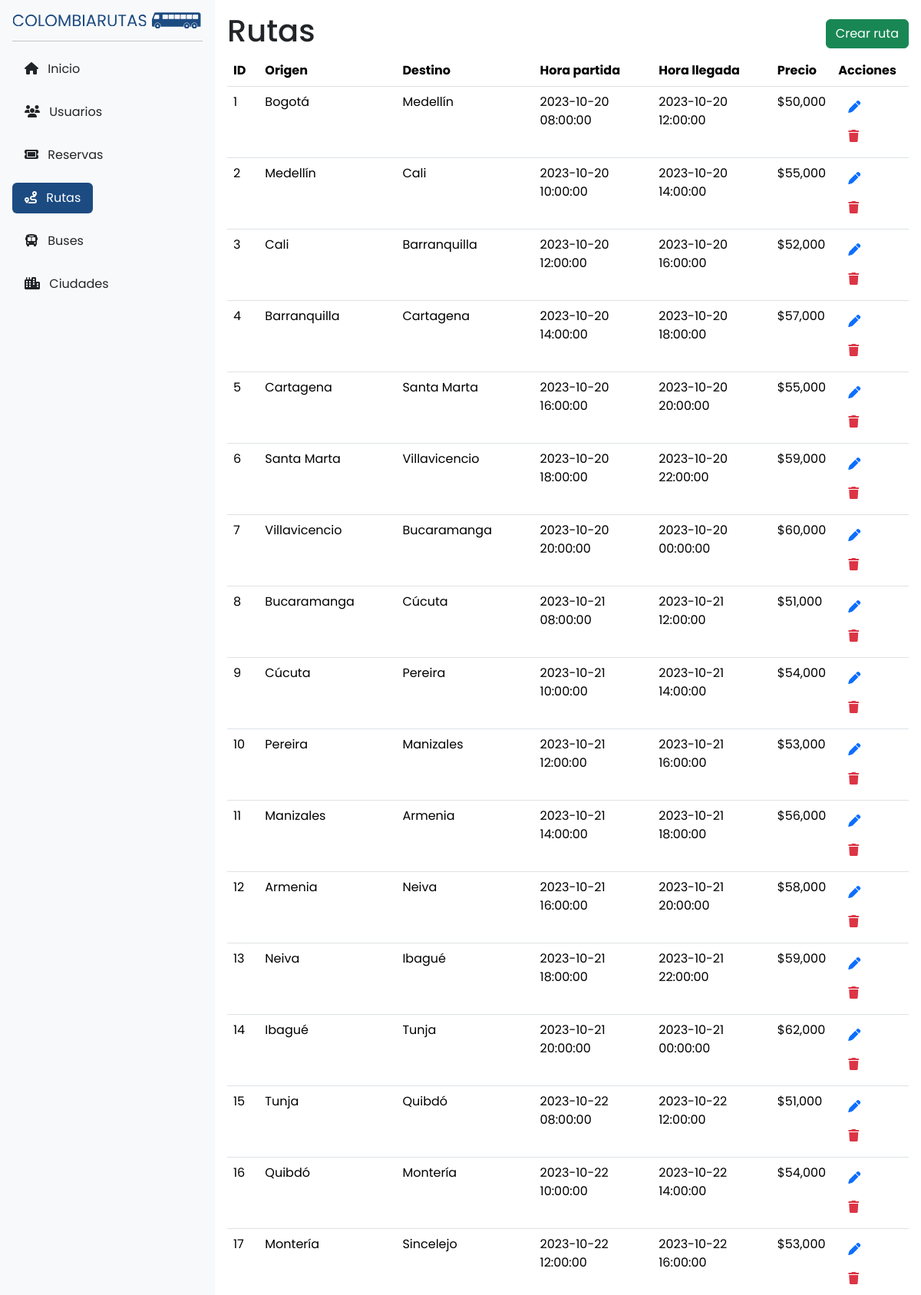
The page /admin.php?p=rutas (signed in, upper part) on the database its author committed.
### tables this page shows
CREATE TABLE `rutas` (
  `ID_ruta` int(11) NOT NULL,
  `Ciudad_origen` int(11) DEFAULT NULL,
  `Ciudad_destino` int(11) DEFAULT NULL,
  `Horario_partida` datetime DEFAULT NULL,
  `Horario_llegada` datetime DEFAULT NULL,
  `Precio_boleto` int(11) DEFAULT NULL
);

CREATE TABLE `ciudades` (
  `ID_ciudad` int(11) NOT NULL,
  `Nombre_ciudad` varchar(100) NOT NULL,
  `Departamento` varchar(100) NOT NULL
);

### modules/funciones.php (called while the page is built, shortened)
<?php
    function ejecutarConsulta($query) {
        $host = 'localhost';
        $usuario = 'root';
        $contrasena = '';
        $base_de_datos = 'colombia_transporte';
        $conexionDB = mysqli_connect($host, $usuario, $contrasena, $base_de_datos);
        $resultado = mysqli_query($conexionDB, $query);
        return $resultado;
    }
?>

### pages/rutas.php (the view, shortened to what this page needs)
<?php
    $rutas = ejecutarConsulta("
    SELECT
        rutas.ID_ruta,
        C1.Nombre_ciudad AS Ciudad_origen,
        C2.Nombre_ciudad AS Ciudad_destino,
        Horario_partida,
        Horario_llegada,
        Precio_boleto,
        B.Numero_placa,
        B.Modelo_bus
    FROM `rutas`
    INNER JOIN ciudades C1 ON rutas.Ciudad_origen = C1.ID_ciudad
    INNER JOIN ciudades C2 ON rutas.Ciudad_destino = C2.ID_ciudad
    INNER JOIN buses B ON rutas.ID_ruta = B.ID_ruta
    ORDER BY rutas.ID_ruta
");
function money_format_windows($format, $number) {
    $formatted = str_replace('%n', number_format($number, 0), $format);
    $formatted = str_replace('%i', '$', $formatted);
    return $formatted;
}
?>
<section>
    <header class="d-flex align-items-center justify-content-between shadow-none p-0">
        <h1><?= $modulo == 'leer' ? 'Rutas' : 'Crear ruta' ?></h1>
        <?php if ($modulo == 'leer'): ?>
            <a class="btn btn-success" href="?p=rutas&modulo=crear">Crear ruta</a>
        <?php else:?>
            <a class="btn btn-secondary" href="?p=rutas">Volver</a>
        <?php endif ?>
    </header>
    <article>
        <?php if($modulo == 'leer'):?>
            <table class="table">
                <thead class="thead-light">
                    <tr>
                        <th>ID</th>
                        <th>Origen</th>
                        <th>Destino</th>
                        <th>Hora partida</th>
                        <th>Hora llegada</th>
                        <th>Precio</th>
                        <th>Acciones</th>
                    </tr>
                </thead>
                <tbody>
                    <?php while ($ruta = mysqli_fetch_assoc($rutas)):?>
                        <tr>
                            <td><?=$ruta["ID_ruta"]?></td>
                            <td><?=$ruta["Ciudad_origen"]?></td>
                            <td><?=$ruta["Ciudad_destino"]?></td>
                            <td><?=$ruta["Horario_partida"]?></td>
                            <td><?=$ruta["Horario_llegada"]?></td>
                            <td><?=money_format_windows('%i%n', $ruta["Precio_boleto"])?></td>
                            <td>
                                <a class="btn text-primary" href="?p=rutas&modulo=editar&id=<?=$ruta["ID_ruta"]?>"><i class="fa fa-pen"></i></a>
                                <button class="btn text-danger" onclick="eliminarruta('rutas', <?= $ruta["ID_ruta"] ?>)"><i class="fa fa-trash"></i></button>
                            </td>
                        </tr>
                    <?php endwhile; ?>
                </tbody>
            </table>
        <?php endif; ?>
    </article>
</section>

### css/estilos.css (style rules this page uses)
:root { --colorPrincipal: #1C4B82; --colorPrincipalTransparente: #1c4c8250; }
* { font-family: 'Poppins', sans-serif; margin: 0; padding: 0; box-sizing: border-box; }
header { padding: 2em; box-shadow: 0 0 .5em var(--colorPrincipalTransparente); }

### rows shown on the page
rutas: ID_ruta "1", Ciudad_origen.Nombre_ciudad "Bogotá", Ciudad_destino.Nombre_ciudad "Medellín", Horario_partida "2023-10-20 08:00:00", Horario_llegada "2023-10-20 12:00:00", Precio_boleto "$50,000"
rutas: ID_ruta "2", Ciudad_origen.Nombre_ciudad "Medellín", Ciudad_destino.Nombre_ciudad "Cali", Horario_partida "2023-10-20 10:00:00", Horario_llegada "2023-10-20 14:00:00", Precio_boleto "$55,000"
rutas: ID_ruta "3", Ciudad_origen.Nombre_ciudad "Cali", Ciudad_destino.Nombre_ciudad "Barranquilla", Horario_partida "2023-10-20 12:00:00", Horario_llegada "2023-10-20 16:00:00", Precio_boleto "$52,000"
rutas: ID_ruta "4", Ciudad_origen.Nombre_ciudad "Barranquilla", Ciudad_destino.Nombre_ciudad "Cartagena", Horario_partida "2023-10-20 14:00:00", Horario_llegada "2023-10-20 18:00:00", Precio_boleto "$57,000"
rutas: ID_ruta "5", Ciudad_origen.Nombre_ciudad "Cartagena", Ciudad_destino.Nombre_ciudad "Santa Marta", Horario_partida "2023-10-20 16:00:00", Horario_llegada "2023-10-20 20:00:00", Precio_boleto "$55,000"
rutas: ID_ruta "6", Ciudad_origen.Nombre_ciudad "Santa Marta", Ciudad_destino.Nombre_ciudad "Villavicencio", Horario_partida "2023-10-20 18:00:00", Horario_llegada "2023-10-20 22:00:00", Precio_boleto "$59,000"
rutas: ID_ruta "7", Ciudad_origen.Nombre_ciudad "Villavicencio", Ciudad_destino.Nombre_ciudad "Bucaramanga", Horario_partida "2023-10-20 20:00:00", Horario_llegada "2023-10-20 00:00:00", Precio_boleto "$60,000"
rutas: ID_ruta "8", Ciudad_origen.Nombre_ciudad "Bucaramanga", Ciudad_destino.Nombre_ciudad "Cúcuta", Horario_partida "2023-10-21 08:00:00", Horario_llegada "2023-10-21 12:00:00", Precio_boleto "$51,000"
rutas: ID_ruta "9", Ciudad_origen.Nombre_ciudad "Cúcuta", Ciudad_destino.Nombre_ciudad "Pereira", Horario_partida "2023-10-21 10:00:00", Horario_llegada "2023-10-21 14:00:00", Precio_boleto "$54,000"
rutas: ID_ruta "10", Ciudad_origen.Nombre_ciudad "Pereira", Ciudad_destino.Nombre_ciudad "Manizales", Horario_partida "2023-10-21 12:00:00", Horario_llegada "2023-10-21 16:00:00", Precio_boleto "$53,000"
rutas: ID_ruta "11", Ciudad_origen.Nombre_ciudad "Manizales", Ciudad_destino.Nombre_ciudad "Armenia", Horario_partida "2023-10-21 14:00:00", Horario_llegada "2023-10-21 18:00:00", Precio_boleto "$56,000"
rutas: ID_ruta "12", Ciudad_origen.Nombre_ciudad "Armenia", Ciudad_destino.Nombre_ciudad "Neiva", Horario_partida "2023-10-21 16:00:00", Horario_llegada "2023-10-21 20:00:00", Precio_boleto "$58,000"
rutas: ID_ruta "13", Ciudad_origen.Nombre_ciudad "Neiva", Ciudad_destino.Nombre_ciudad "Ibagué", Horario_partida "2023-10-21 18:00:00", Horario_llegada "2023-10-21 22:00:00", Precio_boleto "$59,000"
rutas: ID_ruta "14", Ciudad_origen.Nombre_ciudad "Ibagué", Ciudad_destino.Nombre_ciudad "Tunja", Horario_partida "2023-10-21 20:00:00", Horario_llegada "2023-10-21 00:00:00", Precio_boleto "$62,000"
rutas: ID_ruta "15", Ciudad_origen.Nombre_ciudad "Tunja", Ciudad_destino.Nombre_ciudad "Quibdó", Horario_partida "2023-10-22 08:00:00", Horario_llegada "2023-10-22 12:00:00", Precio_boleto "$51,000"
rutas: ID_ruta "16", Ciudad_origen.Nombre_ciudad "Quibdó", Ciudad_destino.Nombre_ciudad "Montería", Horario_partida "2023-10-22 10:00:00", Horario_llegada "2023-10-22 14:00:00", Precio_boleto "$54,000"
rutas: ID_ruta "17", Ciudad_origen.Nombre_ciudad "Montería", Ciudad_destino.Nombre_ciudad "Sincelejo", Horario_partida "2023-10-22 12:00:00", Horario_llegada "2023-10-22 16:00:00", Precio_boleto "$53,000"
